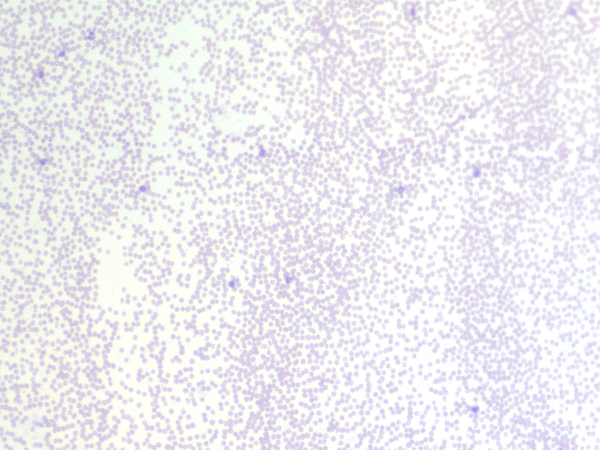
#> input picture thePic.tif, 1200 x 900 px (shown at 1/2 size)
$ python showIm.py
#> lines starting #> are read from the running program, lines starting #| are printed output that depends on the picture; after the words box and inside, x2 and y2 are one past the last pixel; in counts of white or black regions, pixels touching at a corner belong together
import cv2
import numpy as np

x = cv2.imread('thePic.tif')
#> x is the input picture: shape (900, 1200, 3); mean B, G, R 240.6, 235.8, 237.5
lower_red = np.array([200,130,150])
upper_red = np.array([255,190,210])

mask = cv2.inRange(x, lower_red, upper_red)
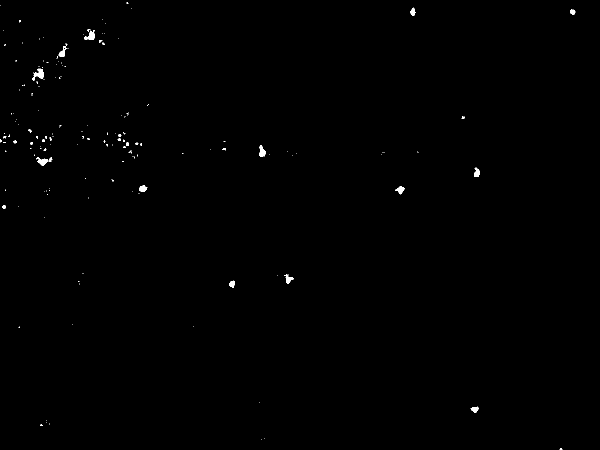
#> mask: shape (900, 1200) (shown at 1/2 size); 0.28% white; 168 white regions (142 under 20 px)
res = cv2.bitwise_and(x,x, mask= mask)
# kernel_cell = np.ones((5,5),np.uint8)
# res =cv2.dilate(res, kernel_cell, iterations = 1)
image_hsv = cv2.cvtColor(res, cv2.COLOR_BGR2HSV)
#> image_hsv: shape (900, 1200, 3); mean H, S, V 0.4, 0.2, 0.6
schan = image_hsv[:,:,1]


min = 9999999
max = -9999999
removed = 0
_,binary = cv2.threshold(schan,0,255, cv2.THRESH_BINARY)
#         cv2.imwrite("debug/post_process_{}.tif".format(k),binary)


contours,_ = cv2.findContours(binary, cv2.RETR_TREE, cv2.CHAIN_APPROX_SIMPLE)
#> contours = 176 contours, 160 with area under 20; largest, box (x1, y1, x2, y2) and area: (64, 137, 88, 161) 238, (72, 314, 105, 331) 195, (168, 60, 190, 80) 192, (518, 291, 532, 314) 170, (791, 372, 809, 389) 136
for i in range(len(contours)):

    area = cv2.contourArea(contours[i])
    print(area)
    if(area >max):
        max = area


    if(area<min):
        if(not area == 0):
            min = area


    if area < 70:
        removed+=1
        cv2.drawContours(binary,[contours[i]],0,0,-1)
#> this loop made 176 passes
#> (area, max) on passes 9, 18, 32, 38: (107.5, 107.5), (126.5, 126.5), (136, 136), (195, 195)
#> area on passes 16, 22, 33, 36, 77, 82: 98.5, 24, 128.5, 129.5, 25, 21.5
#| 8.0
#| 0.0
#| 0.0
#| 5.5
#| 0.0
#| 0.0
#| 0.0
#| 0.0
#> (further printed lines are left out)
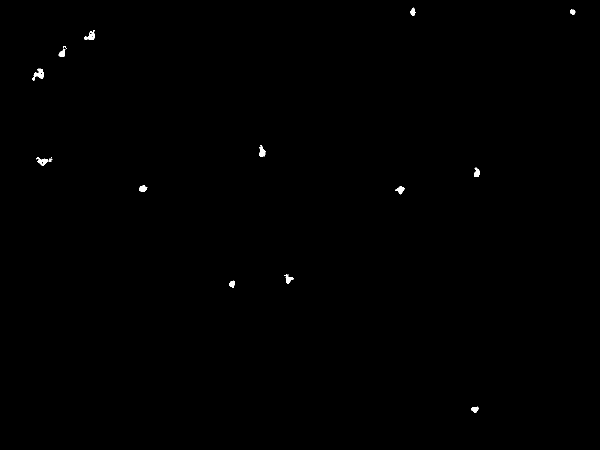
#> binary: shape (900, 1200) (shown at 1/2 size); 0.2% white; 16 white regions (3 under 20 px), largest, box (x1, y1, x2, y2) and area: (64, 137, 88, 161) 274, (72, 314, 105, 331) 223, (168, 60, 190, 80) 213
#> after the loop, max = 238.5; min = 0.5; removed = 163
cv2.imwrite('b.tif',binary)

print ("WBC count is: ", len(contours)-removed)
#| WBC count is:  13

$ run again, with initial_sample.tif copied over thePic.tif
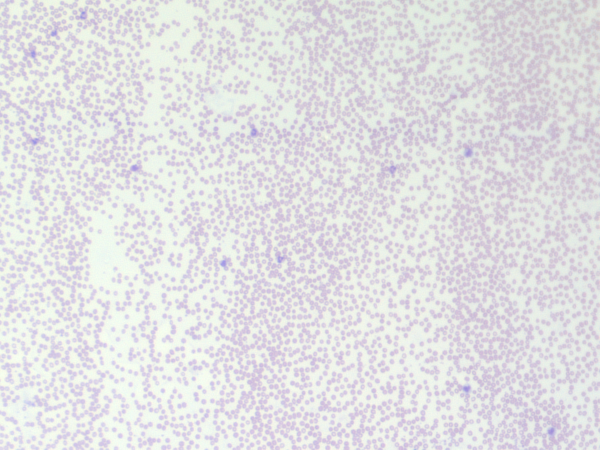
#> input picture initial_sample.tif, 1200 x 900 px (shown at 1/2 size)
#> x is the input picture: shape (900, 1200, 3); mean B, G, R 226.7, 224.3, 225.3
#> `mask = cv2.inRange(x, lower_red, upper_red)`:
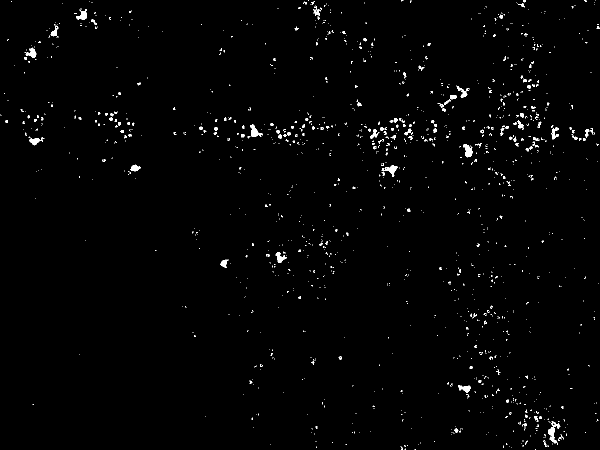
#> mask: shape (900, 1200) (shown at 1/2 size); 1.1% white; 1387 white regions (1262 under 20 px)
#> image_hsv: shape (900, 1200, 3); mean H, S, V 1.5, 0.4, 2.4
#> contours = 1464 contours, 1401 with area under 20; largest, box (x1, y1, x2, y2) and area: (1096, 842, 1121, 887) 320, (926, 288, 945, 315) 273, (763, 330, 795, 353) 253, (501, 249, 526, 273) 253, (152, 17, 174, 39) 201
#> the loop `for i in range(len(contours)): ` made 1464 passes
#> (area, max) on passes 68, 86: (31.5, 31.5), (319.5, 319.5)
#> (printed output is left out)
#> after the loop `for i in range(len(contours)):`:
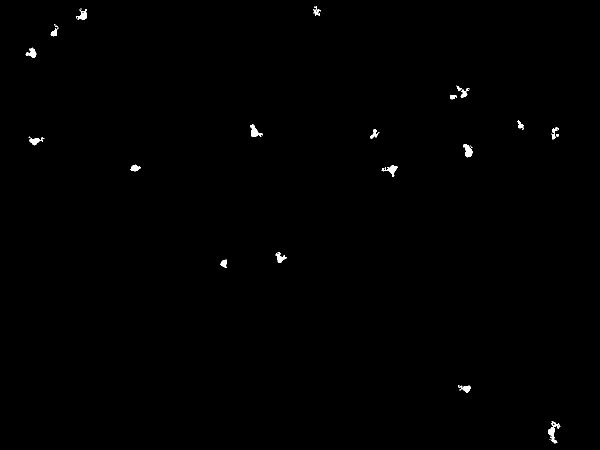
#> binary: shape (900, 1200) (shown at 1/2 size); 0.34% white; 23 white regions (2 under 20 px), largest, box (x1, y1, x2, y2) and area: (1096, 842, 1121, 887) 377, (926, 288, 945, 315) 302, (501, 249, 526, 273) 295
#> after the loop `for i in range(len(contours)):`: max = 319.5; min = 0.5; removed = 1446
#| WBC count is:  18

$ run again, with shitpoo.tif copied over thePic.tif
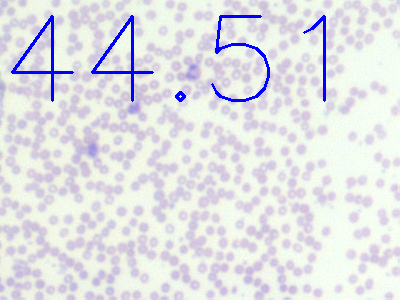
#> input picture shitpoo.tif, 400 x 300 px
#> x is the input picture: shape (300, 400, 3); mean B, G, R 230.8, 225.9, 225.5
#> `mask = cv2.inRange(x, lower_red, upper_red)`:
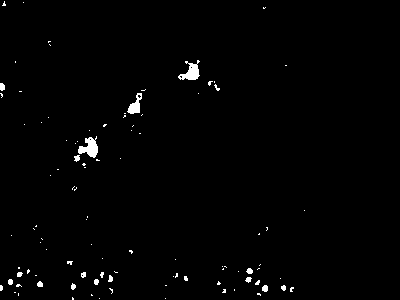
#> mask: shape (300, 400); 1.1% white; 99 white regions (83 under 20 px)
#> image_hsv: shape (300, 400, 3); mean H, S, V 1.5, 0.5, 2.5
#> contours = 104 contours, 96 with area under 20; largest, box (x1, y1, x2, y2) and area: (78, 136, 98, 158) 212, (178, 60, 200, 80) 190, (127, 93, 142, 114) 132, (262, 285, 268, 292) 26, (0, 83, 5, 91) 24, (246, 268, 253, 274) 22, (37, 281, 43, 287) 20, (74, 155, 80, 162) 20
#> the loop `for i in range(len(contours)): ` made 104 passes
#> (area, max) on passes 13, 72: (25.5, 25.5), (211.5, 211.5)
#> (printed output is left out)
#> after the loop `for i in range(len(contours)):`:
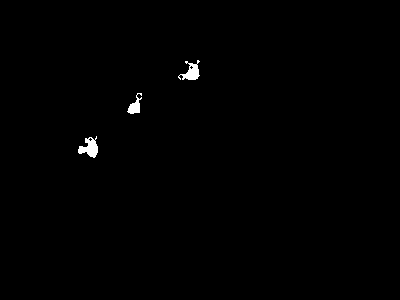
#> binary: shape (300, 400); 0.51% white; 3 white regions, box (x1, y1, x2, y2) and area: (78, 136, 98, 158) 245, (178, 60, 200, 80) 215, (127, 93, 142, 114) 147
#> after the loop `for i in range(len(contours)):`: max = 211.5; min = 0.5; removed = 101
#| WBC count is:  3
